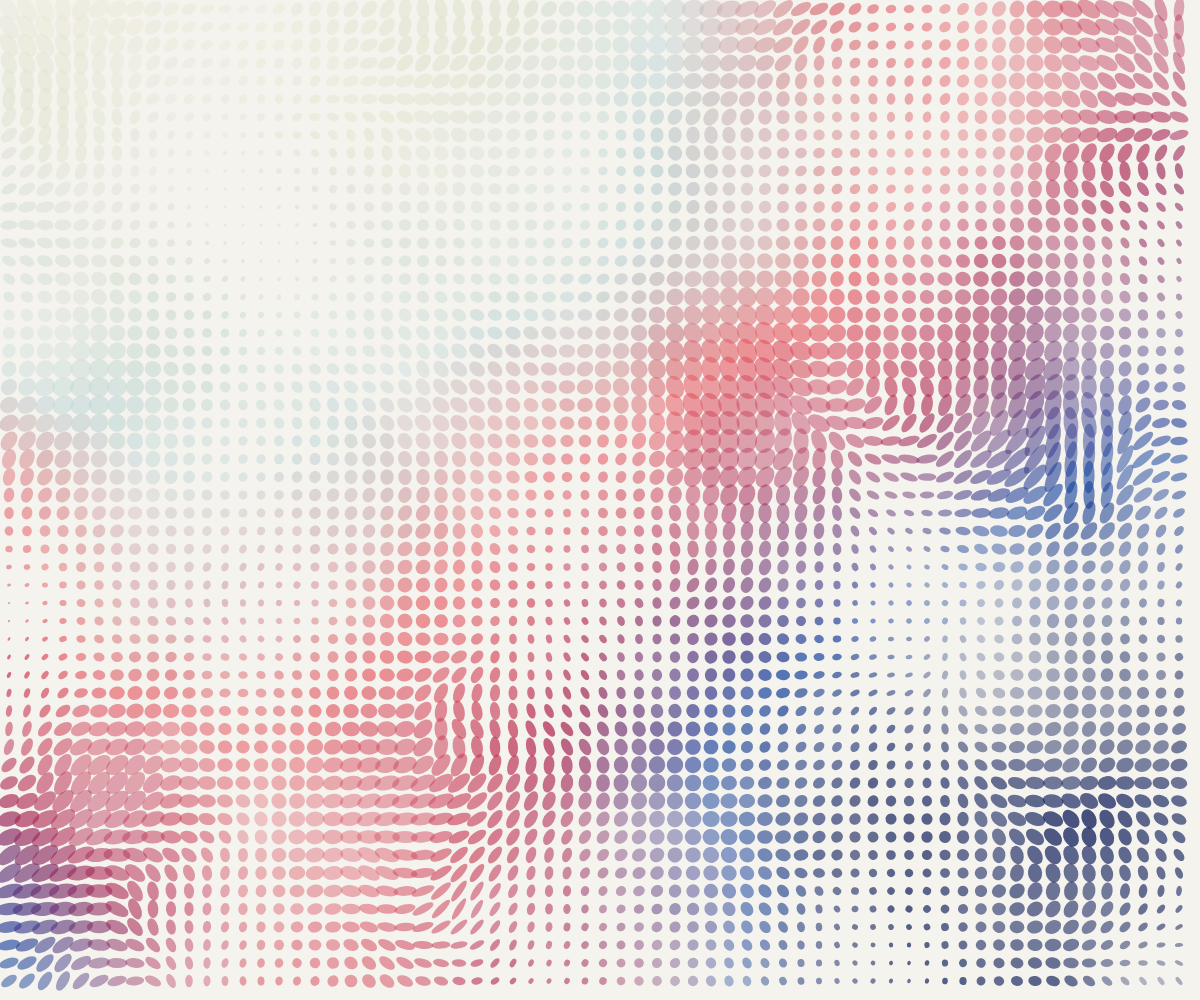
Frame 1 (no input)
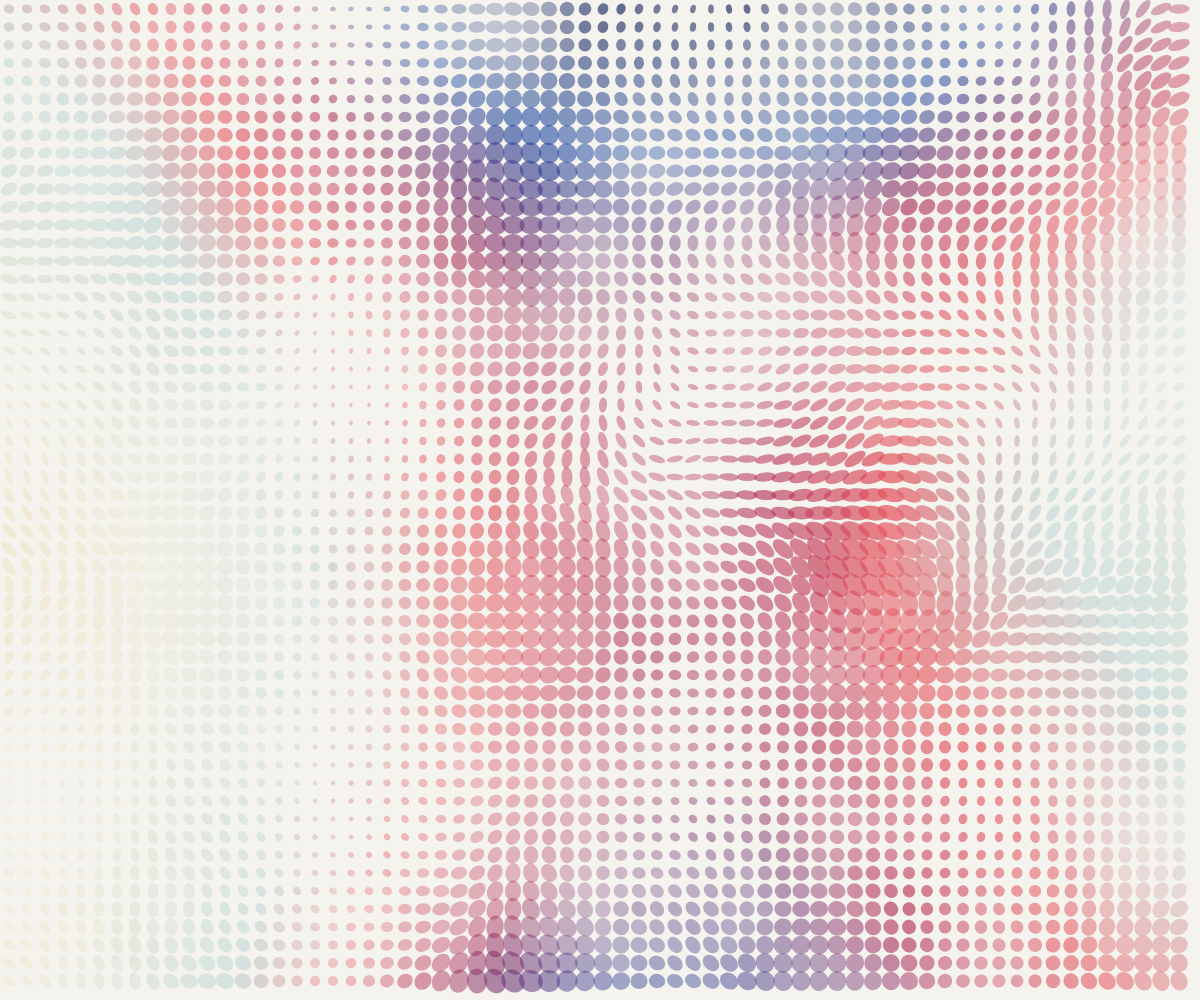
Frame 60 (no input)
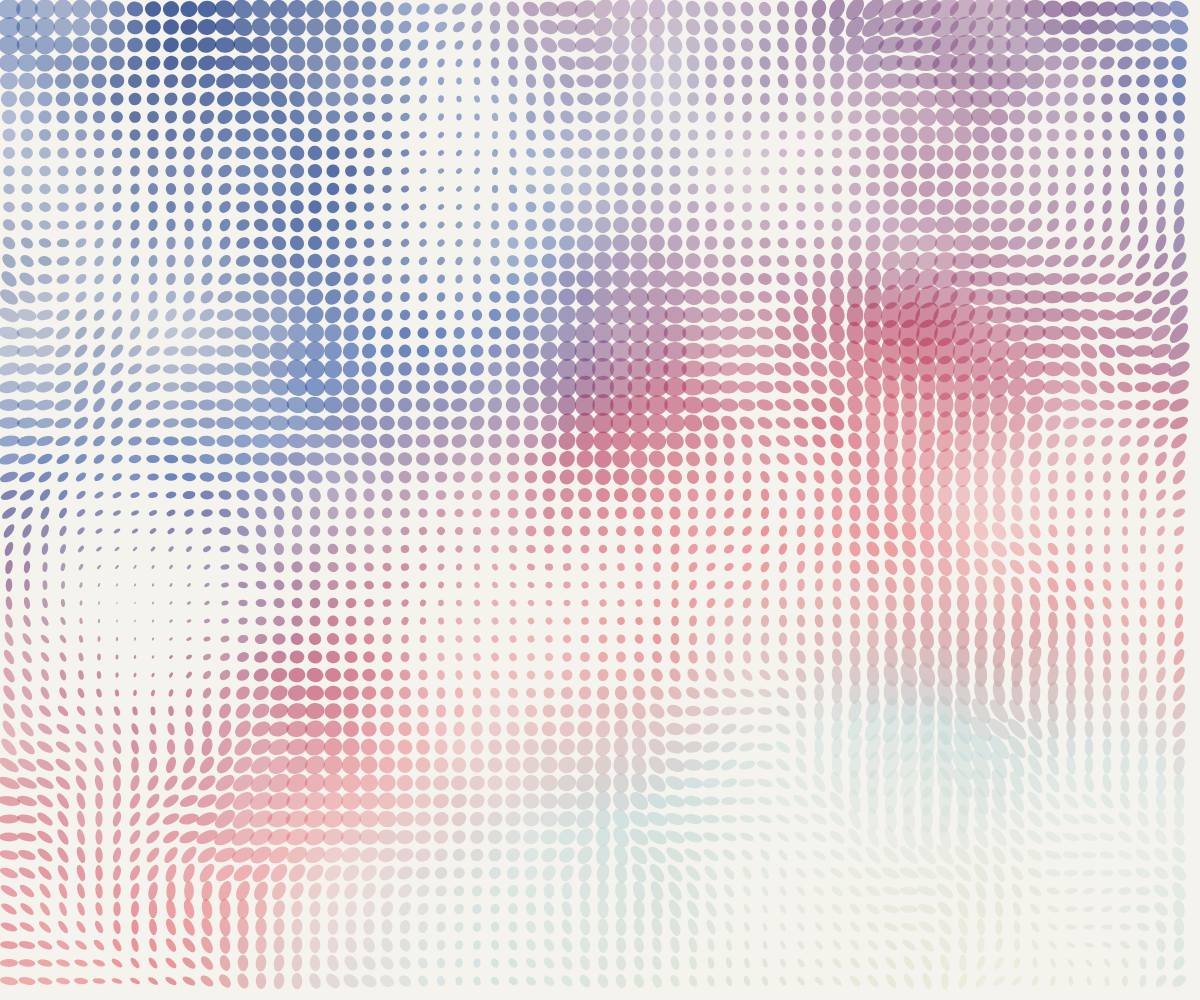
Frame 120 (the mouse pressed at the canvas centre since frame 60)

The p5.js sketch that drew these frames (run headless with seeded random() and noise() and a simulated clock; from frame 60 on, the mouse is pressed at the canvas centre):

// p5.js sketch
// ── sketch.js
let t = 0;

let scl = 18;
let cols, rows;

function setup() {
  createCanvas(windowWidth, windowHeight);
  pixelDensity(1);
  noStroke();

  cols = floor(width / scl);
  rows = floor(height / scl);
}

function draw() {
  background(245, 243, 238);

  for (let x = 0; x < cols; x++) {
    for (let y = 0; y < rows; y++) {
      let px = x * scl + scl / 2;
      let py = y * scl + scl / 2;

      let n1 = noise(x * 0.06, y * 0.06, t * 1.4);
      let n2 = noise(x * 0.11 + 100, y * 0.11, t * 1.9);
      let n3 = noise(x * 0.04 + 300, y * 0.04 + 300, t);

      let wave =
        sin(x * 0.35 + t * 4.0) +
        cos(y * 0.28 + t * 3.2);

      let size = map(n1, 0, 1, 3, 24) + wave * 3;
      size = max(size, 1);

      let alpha = map(n2, 0, 1, 35, 230);

      let ellipseRatio = map(n3, 0, 1, 0.35, 2.4);

      let w = size * ellipseRatio;
      let h = size / ellipseRatio;

      let angle =
        noise(x * 0.05 + 500, y * 0.05, t * 1.5) *
        TWO_PI *
        2;

      let c = getDynamicColor(x, y, n1, n2, alpha);

      fill(c);

      push();

      translate(px, py);
      rotate(angle);

      ellipse(0, 0, w, h);

      pop();
    }
  }

  t += 0.018;
}

function getDynamicColor(x, y, n1, n2, alphaValue) {
  let c1 = color(8, 23, 85, alphaValue);
  let c2 = color(25, 70, 160, alphaValue);
  let c3 = color(170, 42, 86, alphaValue);
  let c4 = color(230, 86, 95, alphaValue);
  let c5 = color(190, 215, 215, alphaValue);
  let c6 = color(238, 232, 205, alphaValue);

  let m =
    noise(x * 0.018, y * 0.018, t * 0.9) +
    sin(x * 0.07 + t * 2.0) * 0.25 +
    cos(y * 0.06 - t * 1.7) * 0.25;

  m = constrain(m, 0, 1);

  if (m < 0.16) {
    return lerpColor(c1, c2, map(m, 0, 0.16, 0, 1));
  } else if (m < 0.34) {
    return lerpColor(c2, c3, map(m, 0.16, 0.34, 0, 1));
  } else if (m < 0.52) {
    return lerpColor(c3, c4, map(m, 0.34, 0.52, 0, 1));
  } else if (m < 0.72) {
    return lerpColor(c4, c5, map(m, 0.52, 0.72, 0, 1));
  } else {
    return lerpColor(c5, c6, map(m, 0.72, 1, 0, 1));
  }
}

function windowResized() {
  resizeCanvas(windowWidth, windowHeight);
  cols = floor(width / scl);
  rows = floor(height / scl);
}
